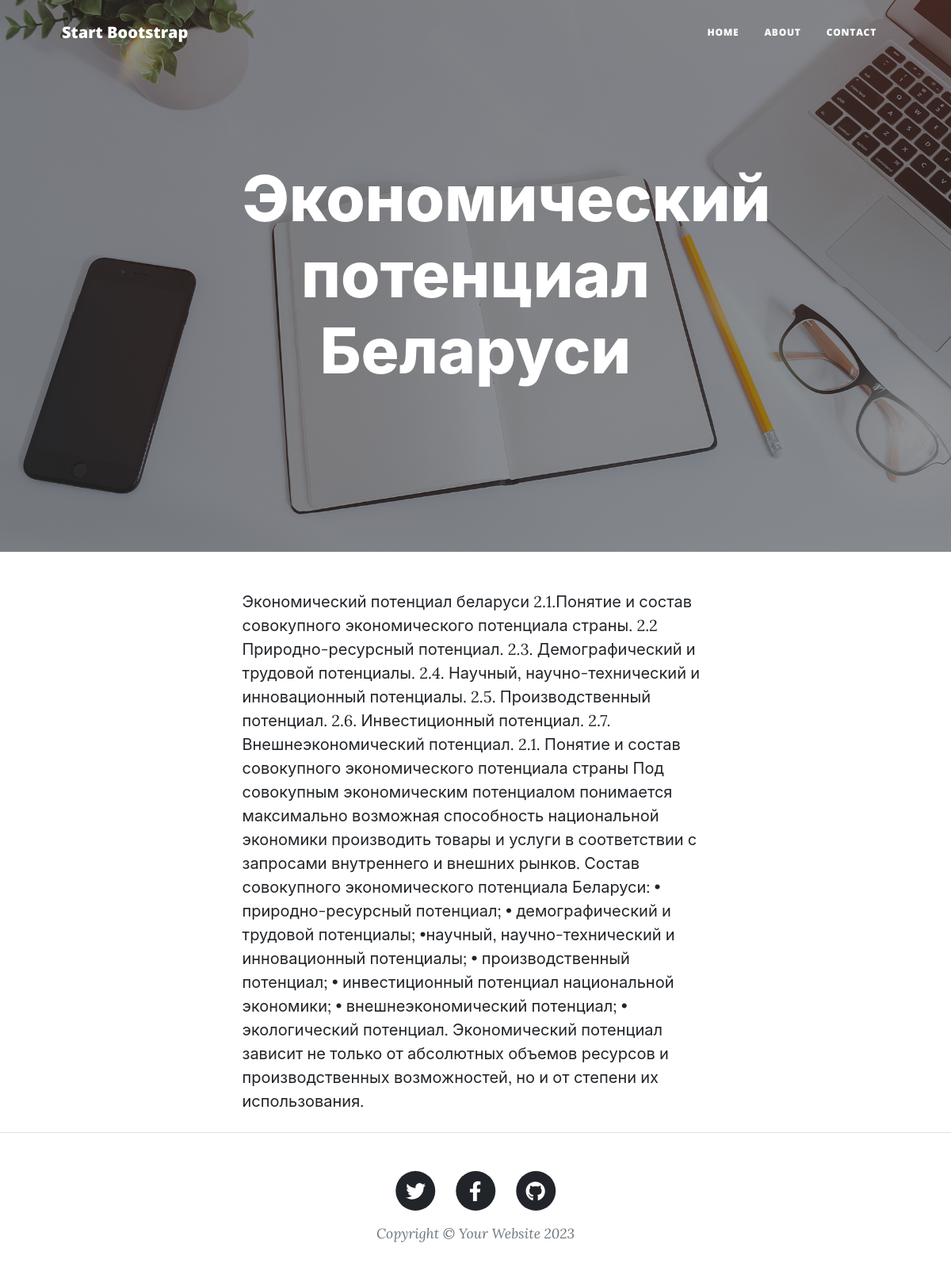
Screenshot of /ekonomicheskij-potencial-belarusi/ with the database file from the repository.
### blog/models.py (models this page shows, shortened)
class Post(models.Model):
    title = models.CharField(
        max_length=128,
        verbose_name='заголовок'
    )
    descr = models.TextField(verbose_name='описание')
    is_published = models.BooleanField(
        default=True,
        verbose_name='публикация'
    )
    date_created = models.DateTimeField(
        default=now,
        verbose_name='дата создания'
    )
    slug = models.SlugField(
        verbose_name='URL',
        unique=True
    )
    category = models.ForeignKey(
        Category,
        on_delete=models.DO_NOTHING,
        verbose_name='категория'
    )
    author = models.ForeignKey(
        User,
        on_delete=models.CASCADE,
        verbose_name='автор'
    )
    image = models.ImageField(
        upload_to='post',
        verbose_name='картинка',
        null=True,
        blank=True
    )
    class Meta:
        db_table = 'blog_posts'
        verbose_name = 'пост'
        verbose_name_plural = 'посты'
        ordering = ['date_created']

### blog/views.py (the view)
# urls.py: path('<slug:post_slug>/', PostDetailView.as_view(), name='blog_post')
class PostDetailView(BaseMixin, DetailView):
    template_name = 'blog/post.html'
    context_object_name = 'post'
    slug_url_kwarg = 'post_slug'
    model = Post
    def get_context_data(self, **kwargs):
        context = super().get_context_data()
        context.update(self.context)
        return context

### blog/templates/blog/post.html (shortened to what this page needs)
{% extends "blog/base.html" %}
{% load static %}
{% block image %}
    {% if post.image %}
        style="background-image: url('{{ post.image.url }}')"
    {% else %}
        style="background-image: url('{% static 'assets/img/home-bg.jpg' %}')"
    {% endif %}
{% endblock %}
{% block heading %}
<h1>{{ post.title }}</h1>
{% endblock %}
{% block main %}
    <article class="mb-4">
        <div class="container px-4 px-lg-5">
            <div class="row gx-4 gx-lg-5 justify-content-center">
                <div class="col-md-10 col-lg-8 col-xl-7">
                    {{ post.descr }}
                </div>
            </div>
        </div>
    </article>
{% endblock %}

### rows the page displays
Post: title "Экономический потенциал Беларуси", descr "Экономический потенциал беларуси 2.1.Понятие и состав совокупного экономического потенциала страны. 2.2 Природно-ресурсный потенциал. 2.3. Демографический и трудовой потенциалы. 2.4. Научный, научно-технический и инновационный потенциалы. 2.5. Производственный потенциал. 2.6. Инвестиционный потенциал. 2.7. Внешнеэкономический потенциал. 2.1. Понятие и состав совокупного экономического потенциала страны Под совокупным экономическим потенциалом понимается максимально возможная способность национальной экономики производить товары и услуги в соответствии с запросами внутреннего и внешних рынков. Состав совокупного экономического потенциала Беларуси: • природно-ресурсный потенциал; •…"
